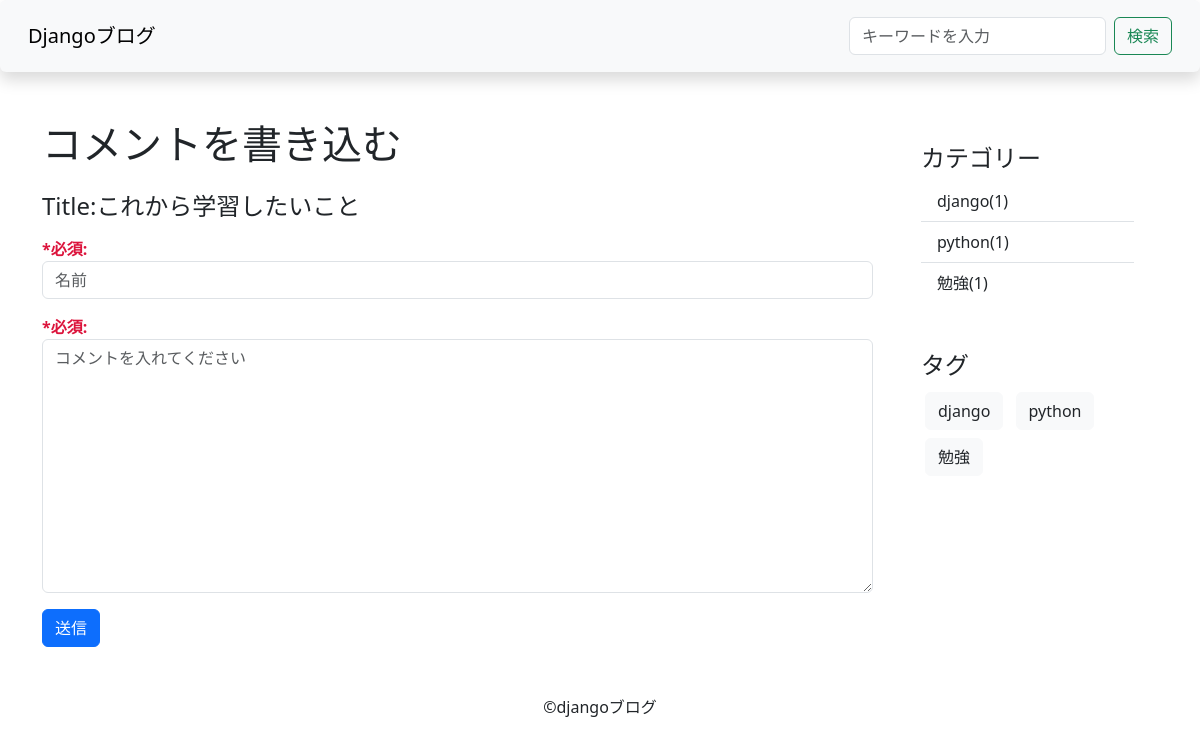
Screenshot of /comment/2/ with the database file from the repository.
### blog/models.py (models this page shows, shortened)
class Post(models.Model):
    title=models.CharField(verbose_name='タイトル',max_length=200)
    content=MarkdownxField('本文',blank=True)
    created_at=models.DateTimeField('作成日時',auto_now_add=True)
    updated_at=models.DateTimeField('更新日時',auto_now=True)
    is_published=models.BooleanField('公開設定',default=False)
    image=models.ImageField(verbose_name='画像',upload_to='upload' , null=True , blank = True)
    class Meta:
         verbose_name="記事"
         verbose_name_plural="記事"
    category=models.ForeignKey(Category,verbose_name="カテゴリー",on_delete=models.PROTECT,null=True,blank=True)
    tags=models.ManyToManyField(Tag,verbose_name="タグ",blank=True)

class Category(models.Model):
    name=models.CharField(verbose_name="カテゴリ",max_length=255)
    slug=models.SlugField(verbose_name="URL",unique=True)
    class Meta:
         verbose_name="カテゴリー"
         verbose_name_plural="カテゴリー"

class Tag(models.Model):
    name=models.CharField(verbose_name="タグ",max_length=255)
    slug=models.SlugField(verbose_name="URL",unique=True)
    class Meta:
         verbose_name="タグ"
         verbose_name_plural="タグ"

### blog/views.py (the view, shortened to what this page needs)
# urls.py: path('comment/<int:post_pk>/' ,CommentCreateView.as_view(),name="comment"),
class CommentCreateView(CreateView):
    model=Comment
    form_class=CommentForm
    def get_context_data(self, **kwargs):
        context=super().get_context_data(**kwargs)
        post_pk=self.kwargs['post_pk']
        context["post"] = get_object_or_404(Post,pk=post_pk)
        return context

### blog/form.py
class CommentForm(forms.ModelForm):
    class Meta:
        model=Comment
        fields=("name","text")
        widgets={
            "name":forms.TextInput(attrs={"placeholder":"名前","class":"form-control"}),
            "text":forms.Textarea(attrs={"placeholder":"コメントを入れてください","class":"form-control"})
        }
        labels={
            'name':'*必須',
            'text':'*必須'
        }

### blog/context_processors.py (called while the page is built)
def common(request):
    context={
        "categories":Category.objects.annotate(count=Count("post",Q(post__is_published=True))),
        "tags":Tag.objects.all()
    }
    return context

### blog/templates/blog/comment_form.html (shortened to what this page needs)
{% extends "base.html" %}
{% block content %}
    <div class="row">
        <div class="col-9">
            {% if post %}
                <h1 class="mb-4">コメントを書き込む</h1>
                <h4 class="mb-3">Title:{{post.title}}</h4>
            {% elif comment %}
                <h1 class="mb-4">返信する</h1>
                <h4 class="mb-3">Re:{{comment.text}}</h4>
            {% endif %}
            <form class="comment-form" method="POST" >
                {{form.as_p}}
                <button type="submit" class="btn btn-primary">送信</button>
            </form>
        </div>
        <div class="col-3">
            {% include "blog/snippets/sidebar.html" %}
        </div>
    </div>
{% endblock content %}

### blog/templates/blog/snippets/sidebar.html
<div class="p-4 ">
    <h4>カテゴリー</h4>
    <ul class="list-group list-group-flush">
        {% for category in categories %}
            {% if category.count > 0 %}
                <li class="list-group-item ">
                    <a href="{% url 'category-post-detail' category.slug %}" class="category">
                    {{category.name}}({{category.count}})
                    </a>
                </li>
            {% endif %}
        {% endfor %}
    </ul>
</div>
<div class="p-4">
    <h4>タグ</h4>
    {% for tag in tags %}
        <a href="{% url 'tag-post-detail' tag.slug %}" class="btn btn-light text-dark m-1">{{tag.name}}</a>
    {% endfor %}

### blog/static/blog/css/style.css (style rules this page uses)
.category { color:#212529; text-decoration: none; }
.comment-form label { color : #dc143c; font-weight : 600; }

### rows the page displays
Post: title "これから学習したいこと"
Category: name "django", count "1"
Category: name "python", count "1"
Category: name "勉強", count "1"
Tag: name "django"
Tag: name "python"
Tag: name "勉強"
